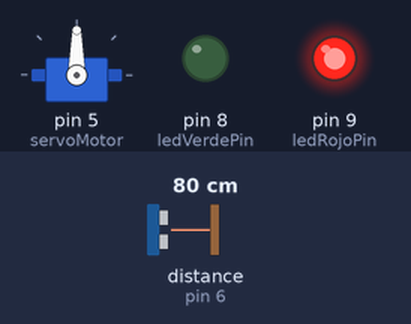
The sketch below on a simulated Arduino Uno, built with avr-gcc and run on an emulated ATmega328P. Shown: servo, output pins drawn as LEDs (lit = HIGH). Wiring (inferred from the names in the program): ultrasonic range finder: trigger pin 7; echo pin 6. The test bench sets the inputs (shaded band); at power-on: distance to the obstacle (sensor on pin 6) 80 cm. The echo pulse lasts 58.3 µs per cm; pins used as bus, display or sensor lines are not drawn.

Above: at 1.3 s.
1.4 s: distance to the obstacle (sensor on pin 6) set to 23 cm
2.9 s: distance to the obstacle (sensor on pin 6) set to 19 cm
At 4.4 s:
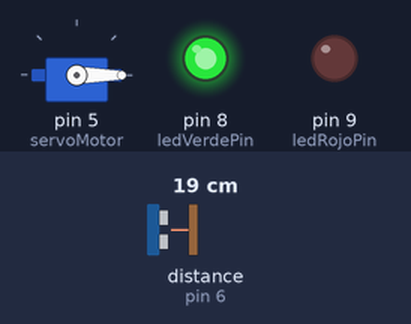
Timing chart, 0 to 10.0 s (numbered marks = the images above; inputs shaded):
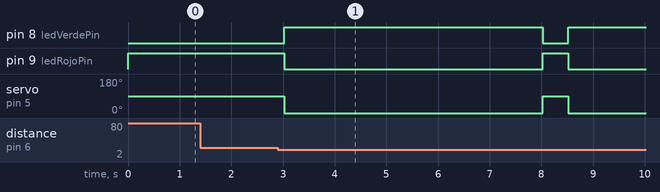

The sketch:

Tacho_de_basura_autom_tico.ino
```cpp
// ------
// Proyecto: Tacho de basura automático con sensor ultrasonico
// ------
// Autor: ElekBlack
// Licencia: MIT
// ------

#include <Servo.h>  // Incluye la librería Servo

// Pines del sensor de ultrasonido
const int trigPin = 7;
const int echoPin = 6;

// Pines para led
const int ledVerdePin = 8;
const int ledRojoPin = 9;

// Umbral de distancia en cm
const int distanciaUmbral = 20;

Servo servoMotor;    // Crea un objeto de tipo Servo

void setup() {
  // Configura los pines del sensor de ultrasonido
  pinMode(trigPin, OUTPUT);
  pinMode(echoPin, INPUT);

  // Configura los pines de los led
  pinMode(ledVerdePin, OUTPUT);
  pinMode(ledRojoPin, OUTPUT);

  // Configura el servomotor en el pin 5
  servoMotor.attach(5);

  // Inicia el servomotor en 0 grados
  servoMotor.write(90);

  //Inica los led
  digitalWrite(ledVerdePin, LOW);
   digitalWrite(ledRojoPin, HIGH);
}

void loop() {
  // Mide la distancia con el sensor de ultrasonido
  long distancia = medirDistancia();

  // Si la distancia es menor que el umbral, mover a 90°
  if (distancia > 0 && distancia < distanciaUmbral) {
    servoMotor.write(0);  // Mueve el servomotor a 90 grados
    digitalWrite(ledVerdePin, HIGH);
    digitalWrite(ledRojoPin, LOW);
    delay(5000);           // Espera 5 segundos
    servoMotor.write(90);   // Vuelve a 0 grados
    digitalWrite(ledVerdePin, LOW);
    digitalWrite(ledRojoPin, HIGH);
  }

  delay(500);  // Pequeña pausa antes de medir de nuevo
}

// Función para medir la distancia con el sensor de ultrasonido
long medirDistancia() {
  // Enviar un pulso ultrasónico
  digitalWrite(trigPin, LOW);
  delayMicroseconds(2);
  digitalWrite(trigPin, HIGH);
  delayMicroseconds(10);
  digitalWrite(trigPin, LOW);

  // Medir el tiempo del eco
  long duracion = pulseIn(echoPin, HIGH);

  // Convertir el tiempo en distancia (en cm)
  long distancia = duracion * 0.034 / 2;

  return distancia;
}
```

Measured:
- the behaviour switches between 21 and 20 cm on distance to the obstacle (sensor on pin 6) (found by bisection; images 0 and 1)
- after the input at 1.4 s, every drawn part: stays the same
- after the input at 2.9 s, pin 8 (ledVerdePin): LOW → HIGH after 0.12 s, → LOW 5.0 s later, → HIGH 0.50 s later; pin 9 (ledRojoPin): HIGH → LOW after 0.12 s, → HIGH 5.0 s later, → LOW 0.50 s later; servo on pin 5 (servoMotor): 90° → 0° after 0.12 s, → 90° 5.0 s later, → 0° 0.50 s later
